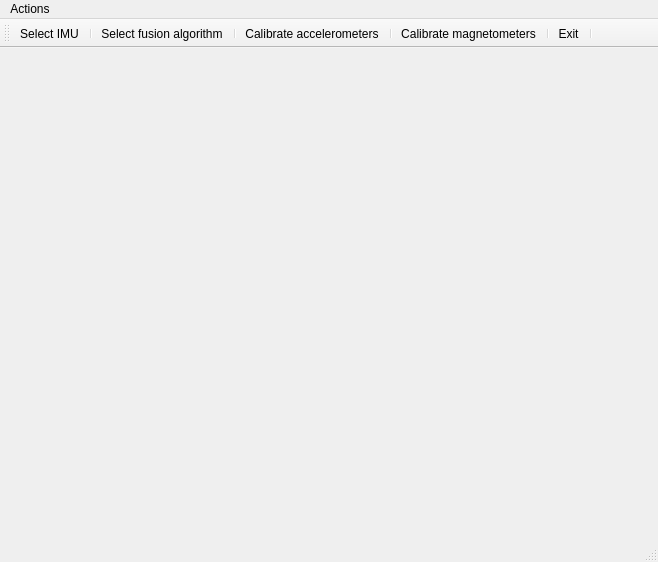
<?xml version="1.0" encoding="UTF-8"?>
<ui version="4.0">
 <class>RTIMULibDemoGLClass</class>
 <widget class="QMainWindow" name="RTIMULibDemoGLClass">
  <property name="geometry">
   <rect>
    <x>0</x>
    <y>0</y>
    <width>658</width>
    <height>562</height>
   </rect>
  </property>
  <property name="minimumSize">
   <size>
    <width>0</width>
    <height>0</height>
   </size>
  </property>
  <property name="windowTitle">
   <string>Jetson TX1 Demo</string>
  </property>
  <widget class="QWidget" name="centralWidget">
   <property name="minimumSize">
    <size>
     <width>400</width>
     <height>300</height>
    </size>
   </property>
  </widget>
  <widget class="QMenuBar" name="menuBar">
   <property name="geometry">
    <rect>
     <x>0</x>
     <y>0</y>
     <width>658</width>
     <height>25</height>
    </rect>
   </property>
   <widget class="QMenu" name="menuActions">
    <property name="title">
     <string>Actions</string>
    </property>
    <addaction name="actionSelectFusionAlgorithm"/>
    <addaction name="actionSelectIMU"/>
    <addaction name="actionCalibrateAccelerometers"/>
    <addaction name="actionCalibrateMagnetometers"/>
    <addaction name="actionExit"/>
   </widget>
   <addaction name="menuActions"/>
  </widget>
  <widget class="QStatusBar" name="statusBar"/>
  <widget class="QToolBar" name="toolBar">
   <property name="windowTitle">
    <string>toolBar</string>
   </property>
   <attribute name="toolBarArea">
    <enum>TopToolBarArea</enum>
   </attribute>
   <attribute name="toolBarBreak">
    <bool>false</bool>
   </attribute>
   <addaction name="actionSelectIMU"/>
   <addaction name="separator"/>
   <addaction name="actionSelectFusionAlgorithm"/>
   <addaction name="separator"/>
   <addaction name="actionCalibrateAccelerometers"/>
   <addaction name="separator"/>
   <addaction name="actionCalibrateMagnetometers"/>
   <addaction name="separator"/>
   <addaction name="actionExit"/>
   <addaction name="separator"/>
  </widget>
  <action name="actionSelectIMU">
   <property name="text">
    <string>Select IMU</string>
   </property>
  </action>
  <action name="actionSelectFusionAlgorithm">
   <property name="text">
    <string>Select fusion algorithm</string>
   </property>
  </action>
  <action name="actionCalibrateMagnetometers">
   <property name="text">
    <string>Calibrate magnetometers</string>
   </property>
  </action>
  <action name="actionCalibrateAccelerometers">
   <property name="text">
    <string>Calibrate accelerometers</string>
   </property>
  </action>
  <action name="actionExit">
   <property name="text">
    <string>Exit</string>
   </property>
  </action>
 </widget>
 <layoutdefault spacing="6" margin="11"/>
 <resources/>
 <connections/>
</ui>
